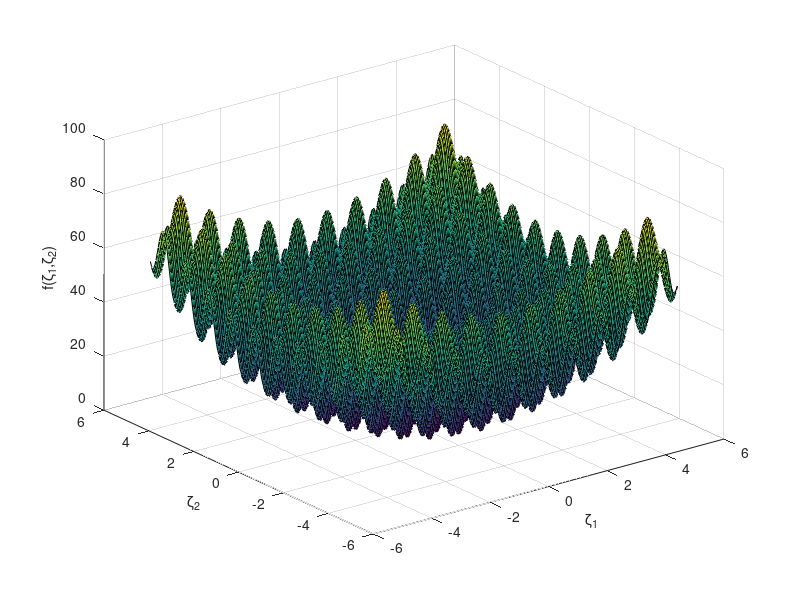

The MATLAB script that drew this image:
[x,y]=meshgrid(-5.12:0.05:5.12,-5.12:0.05:5.12);

surf(x,y, 20 + x.^2 + y.^2 - 10.*(cos(2*pi*x) + cos(2*pi*y)))
xlabel('\zeta_{1}')
ylabel('\zeta_{2}')
zlabel('f(\zeta_{1},\zeta_{2})')
